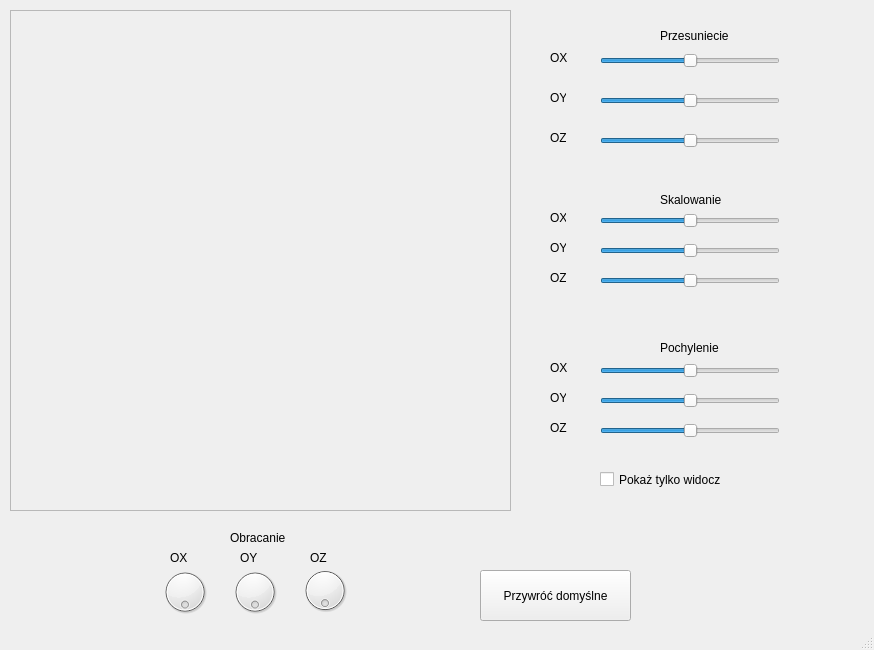
<?xml version="1.0" encoding="UTF-8"?>
<ui version="4.0">
 <class>MyWindow</class>
 <widget class="QMainWindow" name="MyWindow">
  <property name="geometry">
   <rect>
    <x>0</x>
    <y>0</y>
    <width>874</width>
    <height>650</height>
   </rect>
  </property>
  <property name="windowTitle">
   <string>MyWindow</string>
  </property>
  <widget class="QWidget" name="centralWidget">
   <widget class="QFrame" name="rysujFrame">
    <property name="geometry">
     <rect>
      <x>10</x>
      <y>10</y>
      <width>501</width>
      <height>501</height>
     </rect>
    </property>
    <property name="frameShape">
     <enum>QFrame::StyledPanel</enum>
    </property>
    <property name="frameShadow">
     <enum>QFrame::Raised</enum>
    </property>
   </widget>
   <widget class="QLabel" name="label">
    <property name="geometry">
     <rect>
      <x>660</x>
      <y>20</y>
      <width>71</width>
      <height>31</height>
     </rect>
    </property>
    <property name="text">
     <string>Przesuniecie</string>
    </property>
   </widget>
   <widget class="QSlider" name="horizontalSlider">
    <property name="geometry">
     <rect>
      <x>600</x>
      <y>50</y>
      <width>180</width>
      <height>22</height>
     </rect>
    </property>
    <property name="maximum">
     <number>500</number>
    </property>
    <property name="value">
     <number>250</number>
    </property>
    <property name="orientation">
     <enum>Qt::Horizontal</enum>
    </property>
   </widget>
   <widget class="QSlider" name="horizontalSlider_2">
    <property name="geometry">
     <rect>
      <x>600</x>
      <y>90</y>
      <width>180</width>
      <height>22</height>
     </rect>
    </property>
    <property name="maximum">
     <number>500</number>
    </property>
    <property name="value">
     <number>250</number>
    </property>
    <property name="orientation">
     <enum>Qt::Horizontal</enum>
    </property>
   </widget>
   <widget class="QSlider" name="horizontalSlider_3">
    <property name="geometry">
     <rect>
      <x>600</x>
      <y>130</y>
      <width>180</width>
      <height>22</height>
     </rect>
    </property>
    <property name="maximum">
     <number>500</number>
    </property>
    <property name="value">
     <number>250</number>
    </property>
    <property name="orientation">
     <enum>Qt::Horizontal</enum>
    </property>
   </widget>
   <widget class="QLabel" name="label_2">
    <property name="geometry">
     <rect>
      <x>550</x>
      <y>90</y>
      <width>16</width>
      <height>16</height>
     </rect>
    </property>
    <property name="text">
     <string>OY</string>
    </property>
   </widget>
   <widget class="QLabel" name="label_3">
    <property name="geometry">
     <rect>
      <x>550</x>
      <y>50</y>
      <width>21</width>
      <height>16</height>
     </rect>
    </property>
    <property name="text">
     <string>OX</string>
    </property>
   </widget>
   <widget class="QLabel" name="label_4">
    <property name="geometry">
     <rect>
      <x>550</x>
      <y>130</y>
      <width>16</width>
      <height>16</height>
     </rect>
    </property>
    <property name="text">
     <string>OZ</string>
    </property>
   </widget>
   <widget class="QLabel" name="label_5">
    <property name="geometry">
     <rect>
      <x>660</x>
      <y>190</y>
      <width>71</width>
      <height>20</height>
     </rect>
    </property>
    <property name="text">
     <string>Skalowanie</string>
    </property>
   </widget>
   <widget class="QLabel" name="label_6">
    <property name="geometry">
     <rect>
      <x>550</x>
      <y>210</y>
      <width>16</width>
      <height>16</height>
     </rect>
    </property>
    <property name="text">
     <string>OX</string>
    </property>
   </widget>
   <widget class="QLabel" name="label_7">
    <property name="geometry">
     <rect>
      <x>550</x>
      <y>240</y>
      <width>16</width>
      <height>16</height>
     </rect>
    </property>
    <property name="text">
     <string>OY</string>
    </property>
   </widget>
   <widget class="QLabel" name="label_8">
    <property name="geometry">
     <rect>
      <x>550</x>
      <y>270</y>
      <width>16</width>
      <height>16</height>
     </rect>
    </property>
    <property name="text">
     <string>OZ</string>
    </property>
   </widget>
   <widget class="QSlider" name="horizontalSlider_4">
    <property name="geometry">
     <rect>
      <x>600</x>
      <y>210</y>
      <width>180</width>
      <height>22</height>
     </rect>
    </property>
    <property name="maximum">
     <number>500</number>
    </property>
    <property name="value">
     <number>250</number>
    </property>
    <property name="orientation">
     <enum>Qt::Horizontal</enum>
    </property>
   </widget>
   <widget class="QSlider" name="horizontalSlider_5">
    <property name="geometry">
     <rect>
      <x>600</x>
      <y>240</y>
      <width>180</width>
      <height>22</height>
     </rect>
    </property>
    <property name="maximum">
     <number>500</number>
    </property>
    <property name="value">
     <number>250</number>
    </property>
    <property name="orientation">
     <enum>Qt::Horizontal</enum>
    </property>
   </widget>
   <widget class="QSlider" name="horizontalSlider_6">
    <property name="geometry">
     <rect>
      <x>600</x>
      <y>270</y>
      <width>180</width>
      <height>22</height>
     </rect>
    </property>
    <property name="maximum">
     <number>500</number>
    </property>
    <property name="value">
     <number>250</number>
    </property>
    <property name="orientation">
     <enum>Qt::Horizontal</enum>
    </property>
   </widget>
   <widget class="QLabel" name="label_9">
    <property name="geometry">
     <rect>
      <x>230</x>
      <y>530</y>
      <width>61</width>
      <height>16</height>
     </rect>
    </property>
    <property name="text">
     <string>Obracanie</string>
    </property>
   </widget>
   <widget class="QLabel" name="label_10">
    <property name="geometry">
     <rect>
      <x>170</x>
      <y>550</y>
      <width>21</width>
      <height>16</height>
     </rect>
    </property>
    <property name="text">
     <string>OX</string>
    </property>
   </widget>
   <widget class="QLabel" name="label_11">
    <property name="geometry">
     <rect>
      <x>240</x>
      <y>550</y>
      <width>21</width>
      <height>16</height>
     </rect>
    </property>
    <property name="text">
     <string>OY</string>
    </property>
   </widget>
   <widget class="QLabel" name="label_12">
    <property name="geometry">
     <rect>
      <x>310</x>
      <y>550</y>
      <width>21</width>
      <height>16</height>
     </rect>
    </property>
    <property name="text">
     <string>OZ</string>
    </property>
   </widget>
   <widget class="QDial" name="dial">
    <property name="geometry">
     <rect>
      <x>160</x>
      <y>560</y>
      <width>50</width>
      <height>64</height>
     </rect>
    </property>
    <property name="maximum">
     <number>360</number>
    </property>
    <property name="singleStep">
     <number>1</number>
    </property>
    <property name="tracking">
     <bool>true</bool>
    </property>
    <property name="wrapping">
     <bool>true</bool>
    </property>
   </widget>
   <widget class="QDial" name="dial_2">
    <property name="geometry">
     <rect>
      <x>230</x>
      <y>560</y>
      <width>50</width>
      <height>64</height>
     </rect>
    </property>
    <property name="maximum">
     <number>360</number>
    </property>
    <property name="wrapping">
     <bool>true</bool>
    </property>
   </widget>
   <widget class="QDial" name="dial_3">
    <property name="geometry">
     <rect>
      <x>300</x>
      <y>560</y>
      <width>50</width>
      <height>61</height>
     </rect>
    </property>
    <property name="maximum">
     <number>360</number>
    </property>
    <property name="wrapping">
     <bool>true</bool>
    </property>
   </widget>
   <widget class="QLabel" name="label_13">
    <property name="geometry">
     <rect>
      <x>660</x>
      <y>340</y>
      <width>71</width>
      <height>16</height>
     </rect>
    </property>
    <property name="text">
     <string>Pochylenie</string>
    </property>
   </widget>
   <widget class="QSlider" name="horizontalSlider_7">
    <property name="geometry">
     <rect>
      <x>600</x>
      <y>360</y>
      <width>180</width>
      <height>22</height>
     </rect>
    </property>
    <property name="maximum">
     <number>500</number>
    </property>
    <property name="value">
     <number>250</number>
    </property>
    <property name="orientation">
     <enum>Qt::Horizontal</enum>
    </property>
   </widget>
   <widget class="QSlider" name="horizontalSlider_8">
    <property name="geometry">
     <rect>
      <x>600</x>
      <y>390</y>
      <width>180</width>
      <height>22</height>
     </rect>
    </property>
    <property name="maximum">
     <number>500</number>
    </property>
    <property name="value">
     <number>250</number>
    </property>
    <property name="orientation">
     <enum>Qt::Horizontal</enum>
    </property>
   </widget>
   <widget class="QSlider" name="horizontalSlider_9">
    <property name="geometry">
     <rect>
      <x>600</x>
      <y>420</y>
      <width>180</width>
      <height>22</height>
     </rect>
    </property>
    <property name="maximum">
     <number>500</number>
    </property>
    <property name="value">
     <number>250</number>
    </property>
    <property name="orientation">
     <enum>Qt::Horizontal</enum>
    </property>
   </widget>
   <widget class="QLabel" name="label_14">
    <property name="geometry">
     <rect>
      <x>550</x>
      <y>360</y>
      <width>21</width>
      <height>16</height>
     </rect>
    </property>
    <property name="text">
     <string>OX</string>
    </property>
   </widget>
   <widget class="QLabel" name="label_15">
    <property name="geometry">
     <rect>
      <x>550</x>
      <y>390</y>
      <width>16</width>
      <height>16</height>
     </rect>
    </property>
    <property name="text">
     <string>OY</string>
    </property>
   </widget>
   <widget class="QLabel" name="label_16">
    <property name="geometry">
     <rect>
      <x>550</x>
      <y>420</y>
      <width>21</width>
      <height>16</height>
     </rect>
    </property>
    <property name="text">
     <string>OZ</string>
    </property>
   </widget>
   <widget class="QPushButton" name="pushButton">
    <property name="geometry">
     <rect>
      <x>480</x>
      <y>570</y>
      <width>151</width>
      <height>51</height>
     </rect>
    </property>
    <property name="text">
     <string>Przywróć domyślne</string>
    </property>
   </widget>
   <widget class="QCheckBox" name="checkBox">
    <property name="geometry">
     <rect>
      <x>600</x>
      <y>470</y>
      <width>121</width>
      <height>19</height>
     </rect>
    </property>
    <property name="text">
     <string>Pokaż tylko widoczne</string>
    </property>
   </widget>
  </widget>
  <widget class="QStatusBar" name="statusBar"/>
  <action name="actionPierwszy">
   <property name="text">
    <string>Pierwszy</string>
   </property>
  </action>
  <action name="actionDrugi">
   <property name="text">
    <string>Drugi</string>
   </property>
  </action>
 </widget>
 <layoutdefault spacing="6" margin="11"/>
 <resources/>
 <connections/>
</ui>
